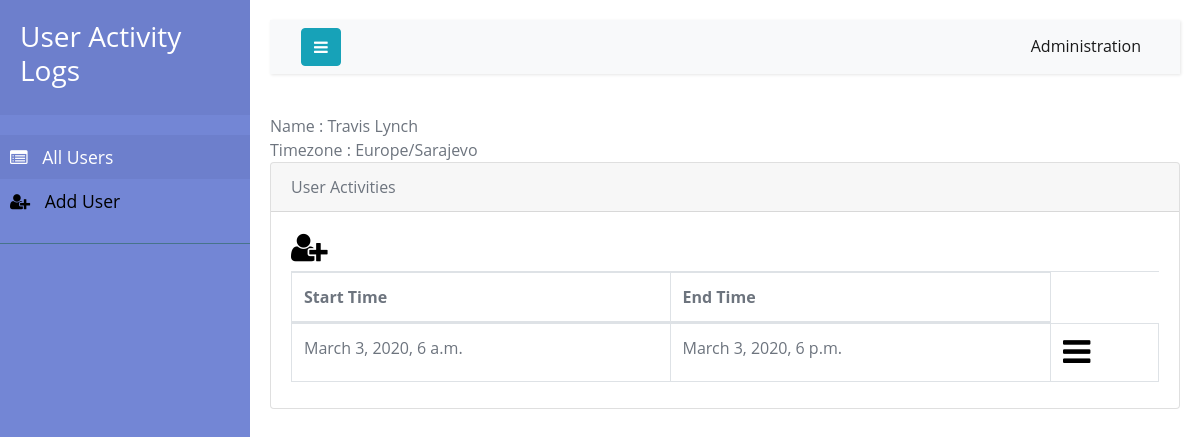
/4/activitylogs/, run on the app's committed database.
### NewApp/models.py (models this page shows, shortened)
class NewUser(models.Model):
    id = models.AutoField(primary_key=True, editable=False)
    real_name = models.CharField( max_length=50)
    tz = models.CharField( max_length=50)
    class Meta:
        verbose_name = ("NewUser")
        verbose_name_plural = ("NewUsers")

class ActivityPeriod(models.Model):
    user = models.ForeignKey(NewUser, on_delete=models.CASCADE)
    start_time = models.DateTimeField(  default=timezone.now)
    end_time = models.DateTimeField(  default=timezone.now)
    class Meta:
        verbose_name = ("ActivityPeriod")
        verbose_name_plural = ("ActivityPeriods")

### NewApp/views.py (the view)
# urls.py: re_path(r'^(?P<id>\d+)/activitylogs/$', ab.activity_log, name='activity_log'),
def activity_log(request,id):
    object = get_object_or_404(NewUser, pk=id)
    activity = object.activityperiod_set.all()
    return render(request,'activitylog.html',{'object':object,'activity':activity})

### NewApp/templates/activitylog.html (shortened to what this page needs)
{% extends 'layout.html' %}
{% block body %}
      		<div class="card-panel">	<span class="blue-text text-darken-2">Name : {{object.real_name}}</span>
			<br>	<span class="blue-text text-darken-2">Timezone : {{ object.tz  }}</span>
			<br>
		</div>
                <section>
                    <div class="section-body">
                        <div class="row">
                            <div class="col-lg-12">
                                <div class="card">
                                    <div class="card-header">
                                        <header> User Activities</header>
                                    </div>
                                    <div class="card-body">
                                    							<div class="pull-center">
										<a href="{%url 'activity_add' object.id %}" title="Add New Activities"><i class="fa fa-user-plus fa-2x"></i></a>
									</div>
                                    <div class=:table-responsive>
                                            <table id="example"class="table table-striped table-bordered" style="width:100%">
                                                <thead>
                                                    <tr>
                                                        <th>Start Time</th>
                                                        <th>End Time</th>
                                                    </tr>
                                                </thead>
                                                <tbody>
                                                    {% for order in activity %}
                                                        <tr class="gradeX">
                                                            <td>{{ order.start_time }} </td>
                                                            <td>{{ order.end_time }}</td>
                                                            <td>
                                                                <a href="#" ><i class="fa fa-bars fa-2x"></i> </a>
                                                            </td>
                                                        </tr>
                                                    {% endfor %}
                                                </tbody>
                                            </table>
                                     </div>
                                    </div>
                                </div>
                            </div>
                        </div>
                    </div>
                </section>
{% endblock %}

### NewApp/static/css/style4.css (style rules this page uses)
body { font-family: 'Poppins', sans-serif; background: #fafafa; }
a, a:hover, a:focus { color: inherit; text-decoration: none; transition: all 0.3s; }
i, span { display: inline-block; }

### NewApp/templates/layout.html (style rules this page uses)
a, a:hover { color: initial; }
body { color: #6d747e; font-family: 'Open Sans', sans-serif; font-size: 16px; line-height: 1.5em; }
table { font-size: 1em; }

### data on the page
NewUser: real_name "Travis Lynch", tz "Europe/Sarajevo"
ActivityPeriod: start_time "March 3, 2020, 6 a.m.", end_time "March 3, 2020, 6 p.m."
